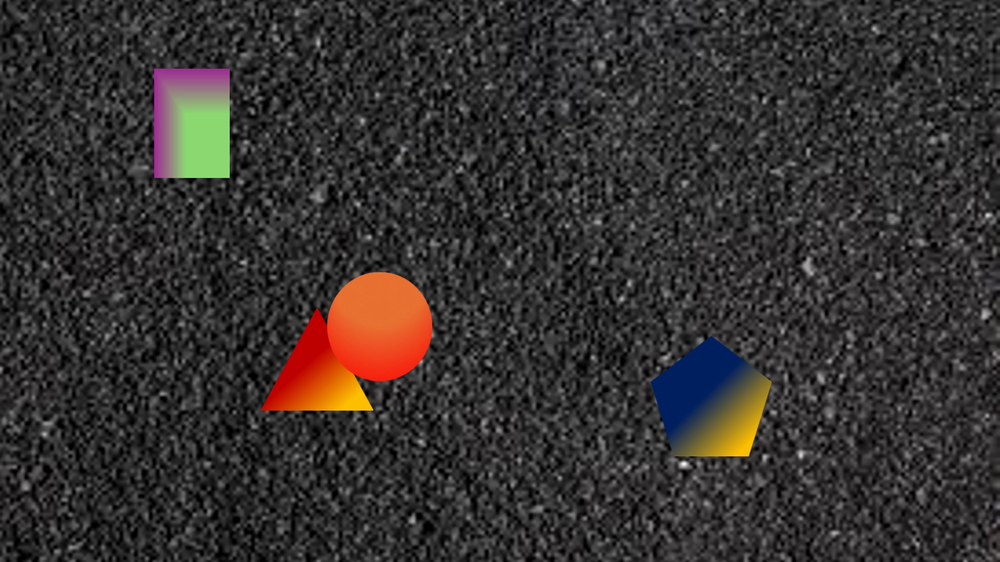
#> input picture resources/frame22.png, 1000 x 562 px, shrunk from 1920 x 1080 before the run
$ python image_check.py
#> lines starting #> are read from the running program, lines starting #| are printed output that depends on the picture; after the words box and inside, x2 and y2 are one past the last pixel; in counts of white or black regions, pixels touching at a corner belong together
# self-testing purposes
# simply gets a frame and applies the algorithm

import cv2 as cv
import numpy as np

img = cv.imread("../../resources/frame22.png")
#> img is the input picture: shape (562, 1000, 3); mean B, G, R 48.5, 50.1, 54.3

gray_img = cv.cvtColor(img, cv.COLOR_BGR2HSV)
#> gray_img: shape (562, 1000, 3); mean H, S, V 44.3, 15.5, 55.7
blur = cv.GaussianBlur(gray_img, (5, 5), 0)
#> blur: shape (562, 1000, 3); mean H, S, V 44.3, 15.5, 55.7
blur = cv.GaussianBlur(blur, (5, 5), 0)
#> blur: shape (562, 1000, 3); mean H, S, V 44.3, 15.5, 55.7
blur = cv.GaussianBlur(blur, (5, 5), 0)
#> blur: shape (562, 1000, 3); mean H, S, V 44.3, 15.5, 55.7
blur = cv.GaussianBlur(blur, (5, 5), 0)
#> blur: shape (562, 1000, 3); mean H, S, V 44.3, 15.5, 55.7
blur = cv.GaussianBlur(blur, (5, 5), 0)
#> blur: shape (562, 1000, 3); mean H, S, V 44.3, 15.5, 55.7
blur = cv.GaussianBlur(blur, (5, 5), 0)
#> blur: shape (562, 1000, 3); mean H, S, V 44.3, 15.5, 55.7
ret, thresh = cv.threshold(blur, 70, 255, cv.THRESH_BINARY)
#> thresh: shape (562, 1000, 3); mean H, S, V 70.5, 14.6, 26.5
mask = cv.inRange(thresh, np.array([0, 0, 0]), np.array([255, 255, 0]))
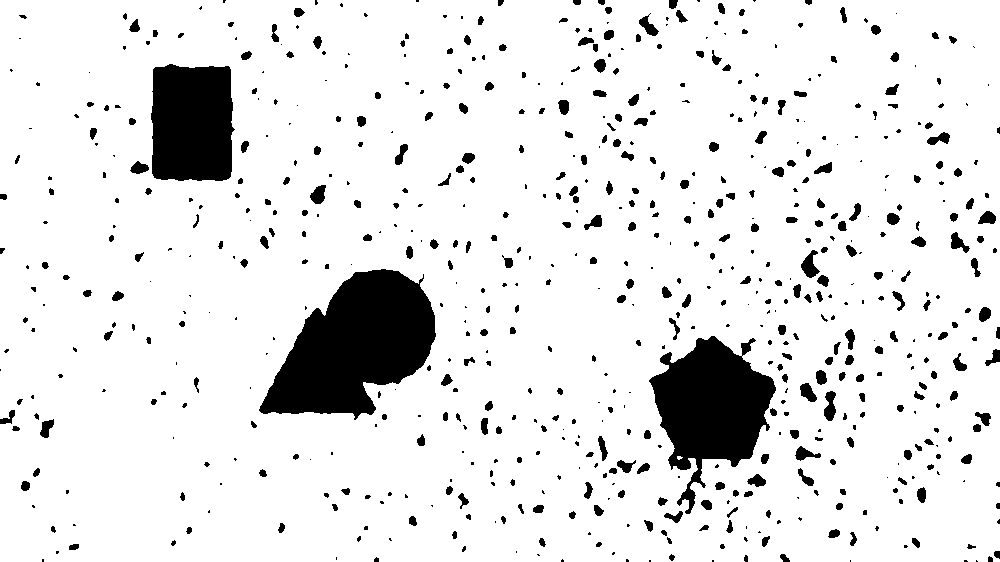
#> mask: shape (562, 1000); 89.6% white; 677 black regions (321 under 20 px), largest, box (x1, y1, x2, y2) and area: (259, 269, 436, 420) 16220, (649, 336, 776, 514) 11690, (151, 64, 235, 181) 8960
final_mask_dilate = cv.dilate(mask, np.ones((20, 20), dtype=np.uint8))
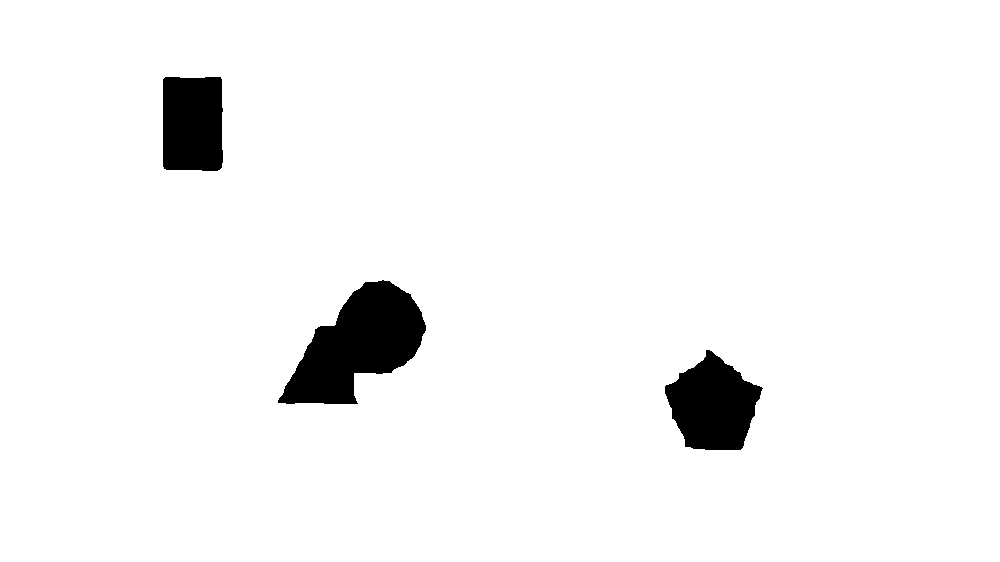
#> final_mask_dilate: shape (562, 1000); 96.1% white; 3 black regions, box (x1, y1, x2, y2) and area: (278, 280, 426, 404) 10168, (665, 350, 763, 450) 6423, (163, 77, 223, 171) 5482
final_mask = cv.erode(final_mask_dilate, np.ones((20, 20), dtype=np.uint8))
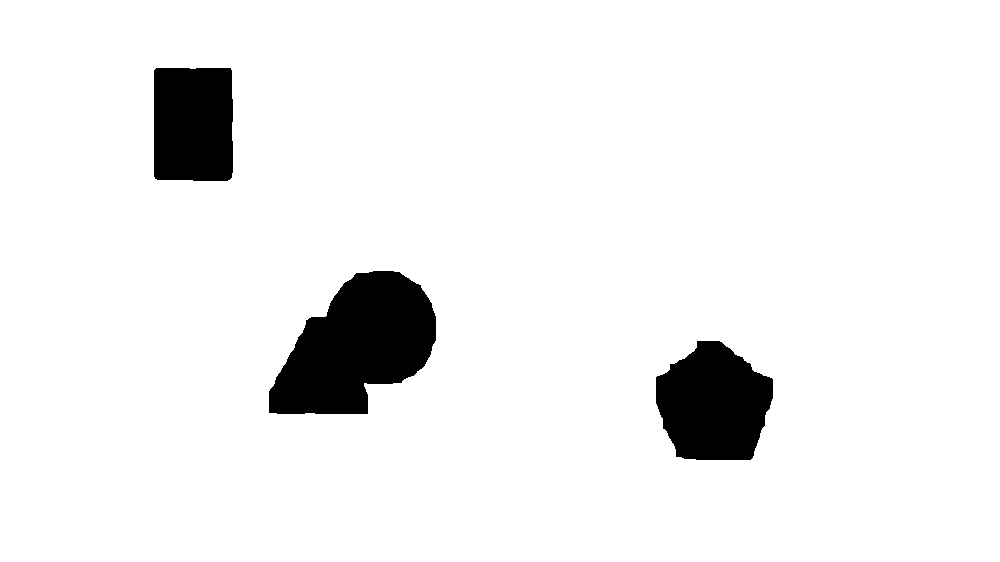
#> final_mask: shape (562, 1000); 93.7% white; 3 black regions, box (x1, y1, x2, y2) and area: (269, 271, 436, 414) 15811, (656, 341, 773, 460) 10546, (154, 68, 233, 181) 8807

edged = cv.Canny(final_mask, 30, 200) #
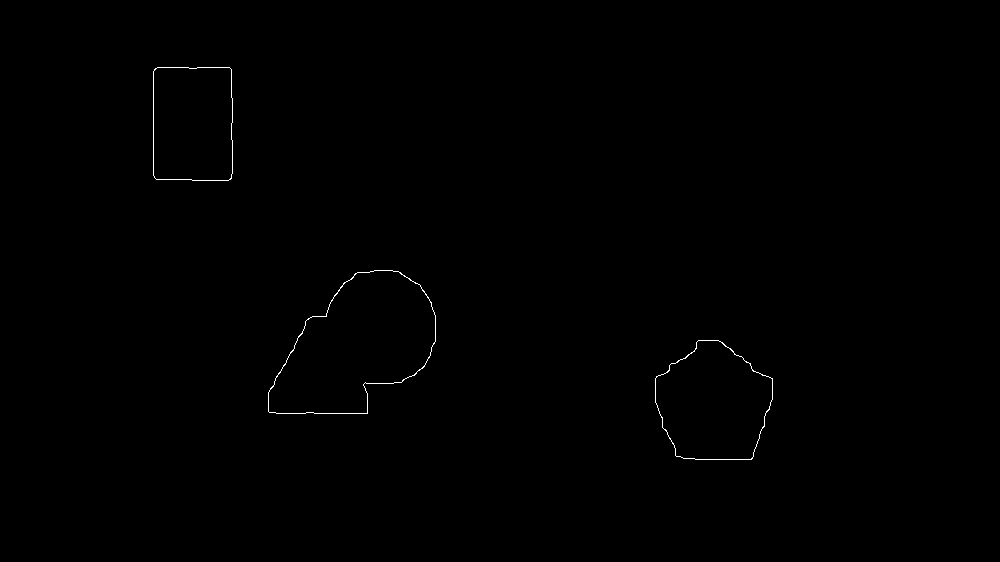
#> edged: shape (562, 1000); 0.23% white in thin lines or dots, all inside (x1, y1, x2, y2) = (153, 67, 773, 460)

structuring_element = cv.getStructuringElement(cv.MORPH_ELLIPSE, (5, 5))
edged = cv.morphologyEx(edged, cv.MORPH_CLOSE, structuring_element)

contours, hierarchy = cv.findContours(edged.copy(), cv.RETR_EXTERNAL, cv.CHAIN_APPROX_NONE)
#> contours = 3 contours; box (x1, y1, x2, y2) and area: (268, 270, 436, 414) 15794, (655, 340, 773, 460) 10552, (153, 67, 233, 181) 8810


for cnt in contours:
    if cv.contourArea(cnt) < 1000:
        continue
    cv.drawContours(img, cnt, -1, (255, 255, 0), 5)

    M = cv.moments(cnt)
    cX = int(M['m10'] / M['m00'])
    cY = int(M['m01'] / M['m00'])

    cv.circle(img, (cX, cY), 7, (255, 255, 255), -1)
#> this loop made 3 passes
#> (cX, cY) on passes 1 to 3: (713, 403), (356, 345), (192, 123)
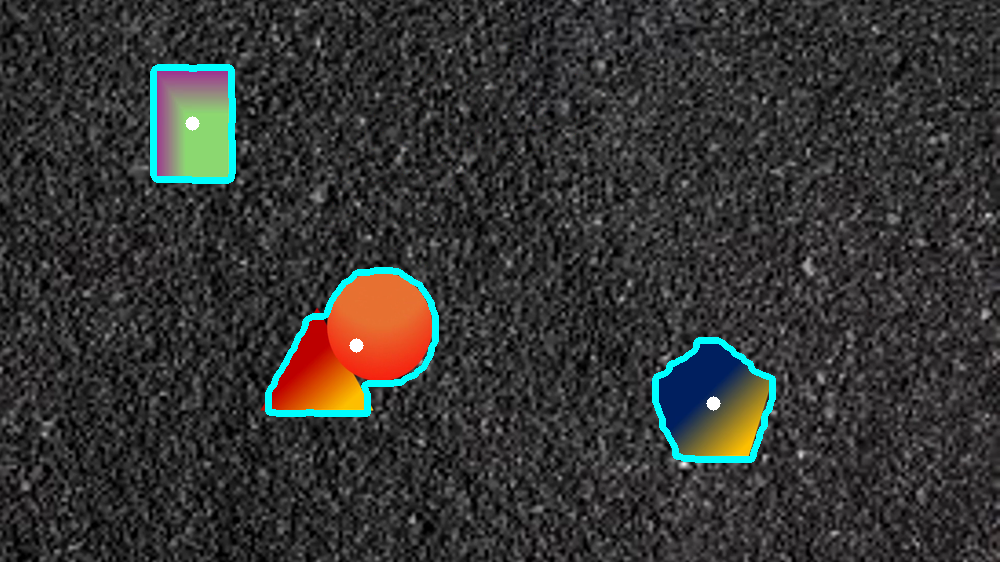
#> img: shape (562, 1000, 3); 1.64% of pixels changed, all inside (x1, y1, x2, y2) = (150, 64, 776, 463)

    # x, y, w, h = cv.boundingRect(cnt)
    # cv.rectangle(img, (x, y), (x+w, y+h), (0, 255, 255), 5)

save_img = img

cv.imshow('Grayscale', save_img)
k = cv.waitKey(0)
#> (key Esc is pressed here)

if k == ord("s"):
    cv.imwrite("../../resources/pennair3/pennair3_completed.png", save_img)
